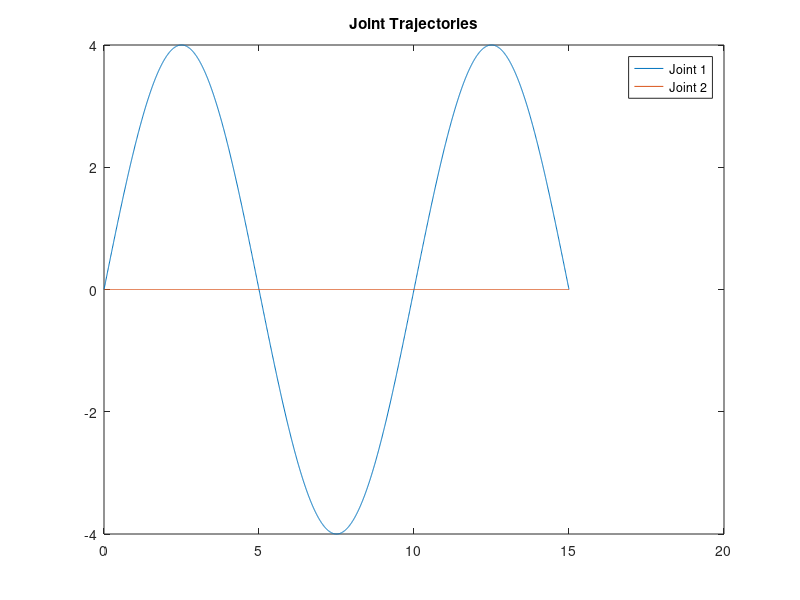

Here is the MATLAB script that generated this plot: (Note: this script raises an error after producing the figure.)
%% Script to generate sinusoidal csv file for arm trajectories

clc; clear all; close all;

f = 0.1;    % frequency (Hz)
A = 4;
outputFile = "trajectories_4sin01.csv";

t = linspace(0, 15, 2001)';
x2 = 0.*t;
x1 = A*sin(2*pi*f*t);
traj = [t x1 x2];

figure;
plot(t, x1, t, x2);
legend("Joint 1", "Joint 2");
title("Joint Trajectories");


writematrix(traj, outputFile)